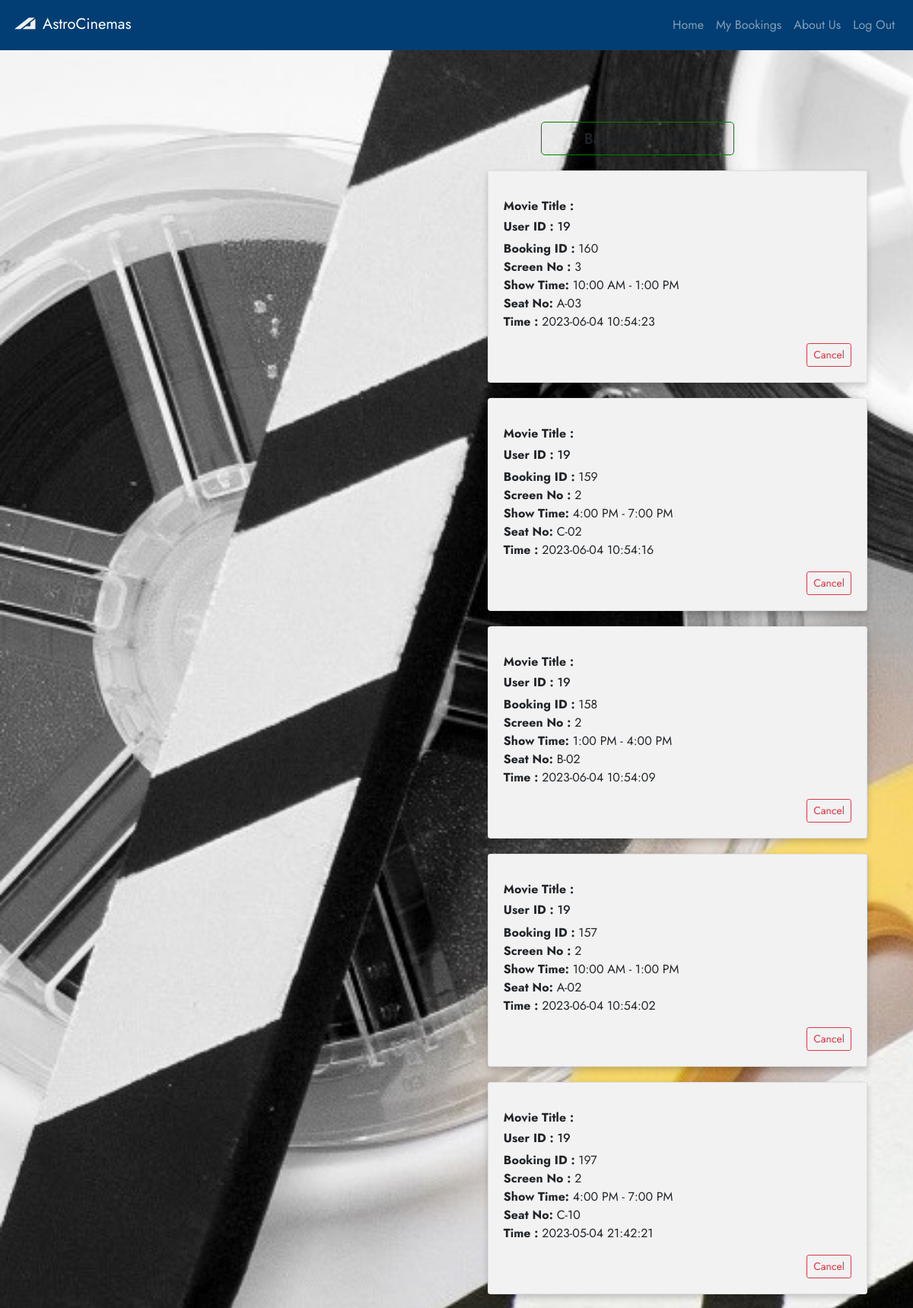
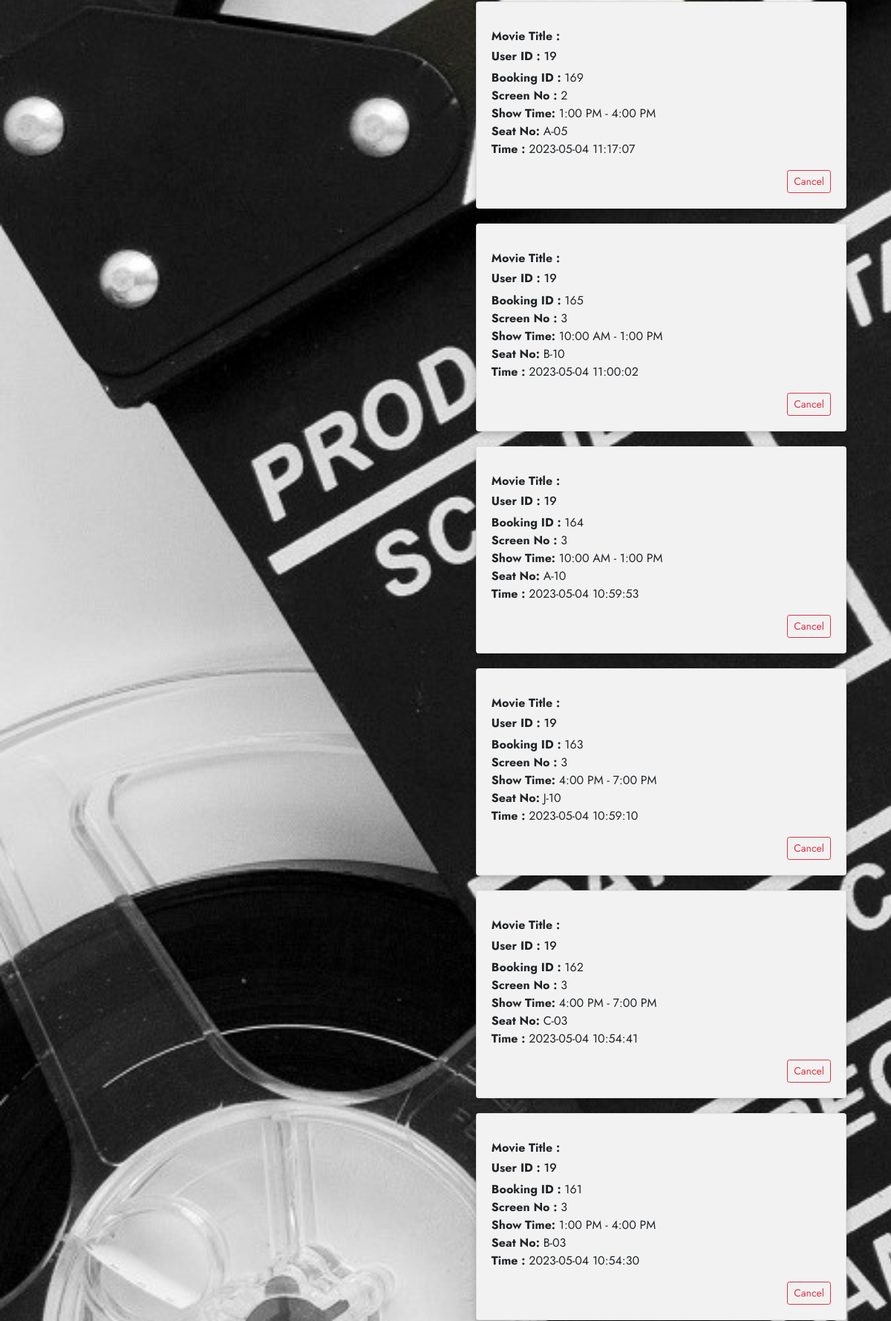
/AstroCinemasCopy/userBookings.php (signed in, upper part), run on the app's committed database (2 pictures, top to bottom).
### tables this page shows
CREATE TABLE `bookings` (
  `screencode` int(11) NOT NULL,
  `showcode` int(11) NOT NULL,
  `booking_id` int(11) NOT NULL,
  `user_id` varchar(255) NOT NULL,
  `time_booking` varchar(255) NOT NULL DEFAULT current_timestamp(),
  `seat_id` varchar(255) NOT NULL,
  `movietitle` varchar(255) NOT NULL
);

### AstroCinemasCopy/userBookings.php (the view, shortened to what this page needs)
<?php include('connection.php') ?>
<!DOCTYPE html>
<html lang="en">
<?php include('header.php');
    $userToken = $_SESSION['usertoken'];
        $sql = "SELECT credits FROM userinfo WHERE id='$userToken'";
        $result = mysqli_query($conn,$sql);
        $car = mysqli_fetch_array($result,MYSQLI_ASSOC);
        $balance = $car['credits'];
?>
<?php
    $sql = "SELECT user_id,booking_id,time_booking,seat_id,screencode,showcode,movietitle FROM bookings ORDER BY time_booking DESC";
    $result = mysqli_query($conn,$sql);
    $booking = mysqli_fetch_all($result);
?>
<body class="wel-mybooking">
    <div class="container">
        <div class="row">
            <div class="col-5">
            </div>
            <div class="col-7">
                <div class="balance text-center" style="border: solid green 1px; padding-top:10px; margin-left:30%; margin-right:30%; border-radius:5px;">
                <h5>Balance : ₹ <?php echo $balance; ?></h5>
                </div>
                <div class="container">
                    <?php foreach($booking as $bok){ ?>
                    <?php if($bok[0]==$userToken){ ?>
                    <div class="row" style="margin-top: 20px;">
                     <div class="col"></div>
                    <div class="col-10">
                        <div class="card" style="box-shadow: 0 4px 8px 0 rgba(0, 0, 0, 0.2);">
                        <div class="card-body" style="background-color:#F2F2F2;">
                        <p class="card-text text-success">
                            <h6><b>Movie Title : </b> <?php echo htmlspecialchars($bok[6]); ?></h6>
                            <h6><b>User ID : </b> <?php echo htmlspecialchars($bok[0]); ?></h6>
                            <div><b>Booking ID : </b><?php echo htmlspecialchars($bok[1]); ?></div>
                            <div><b>Screen No : </b><?php echo htmlspecialchars($bok[4]); ?></div>
                            <div><b>Show Time: </b><?php
                                if($bok[5]==1){
                                    echo "10:00 AM - 1:00 PM";
                                }elseif($bok[5]==2){
                                    echo "1:00 PM - 4:00 PM";
                                }else{
                                    echo "4:00 PM - 7:00 PM";
                                }
                            ?></div>
                            <div><b>Seat No: </b><?php echo htmlspecialchars($bok[3]); ?></div>
                            <div><b>Time : </b>  <?php echo htmlspecialchars($bok[2]); ?></div>
                        </p>
                        <div class="text-right">
                        <form action="userBookings.php" method="POST">
                            <input type="submit" name="delete" value="Cancel" class="btn btn-outline-danger btn-sm">
                        </form>
                        </div>
                    </div>
                </div>
            </div>
        </div>
       <?php } ?>
        <?php } ?>
    </div>
            </div>
        </div>
    </div>
</body>
<?php include('footer.php') ?>
</html>

### AstroCinemasCopy/css/main copy.css (style rules this page uses)
body { overflow-x: hidden; }

### AstroCinemasCopy/css/maintwo.css (style rules this page uses)
.wel-mybooking { padding-top:100px; background-image: url('../images/mybookingbg.jpg'); background-attachment: fixed; background-size: cover; background-repeat:no-repeat; font-family: 'Jost', sans-serif; }

### data on the page
bookings: user "19", booking_id "160", screencode "3", showcode "10:00 AM - 1:00 PM", seat "A-03", time_booking "2023-06-04 10:54:23"
bookings: user "19", booking_id "159", screencode "2", showcode "4:00 PM - 7:00 PM", seat "C-02", time_booking "2023-06-04 10:54:16"
bookings: user "19", booking_id "158", screencode "2", showcode "1:00 PM - 4:00 PM", seat "B-02", time_booking "2023-06-04 10:54:09"
bookings: user "19", booking_id "157", screencode "2", showcode "10:00 AM - 1:00 PM", seat "A-02", time_booking "2023-06-04 10:54:02"
bookings: user "19", booking_id "197", screencode "2", showcode "4:00 PM - 7:00 PM", seat "C-10", time_booking "2023-05-04 21:42:21"
bookings: user "19", booking_id "169", screencode "2", showcode "1:00 PM - 4:00 PM", seat "A-05", time_booking "2023-05-04 11:17:07"
bookings: user "19", booking_id "165", screencode "3", showcode "10:00 AM - 1:00 PM", seat "B-10", time_booking "2023-05-04 11:00:02"
bookings: user "19", booking_id "164", screencode "3", showcode "10:00 AM - 1:00 PM", seat "A-10", time_booking "2023-05-04 10:59:53"
bookings: user "19", booking_id "163", screencode "3", showcode "4:00 PM - 7:00 PM", seat "J-10", time_booking "2023-05-04 10:59:10"
bookings: user "19", booking_id "162", screencode "3", showcode "4:00 PM - 7:00 PM", seat "C-03", time_booking "2023-05-04 10:54:41"
bookings: user "19", booking_id "161", screencode "3", showcode "1:00 PM - 4:00 PM", seat "B-03", time_booking "2023-05-04 10:54:30"
